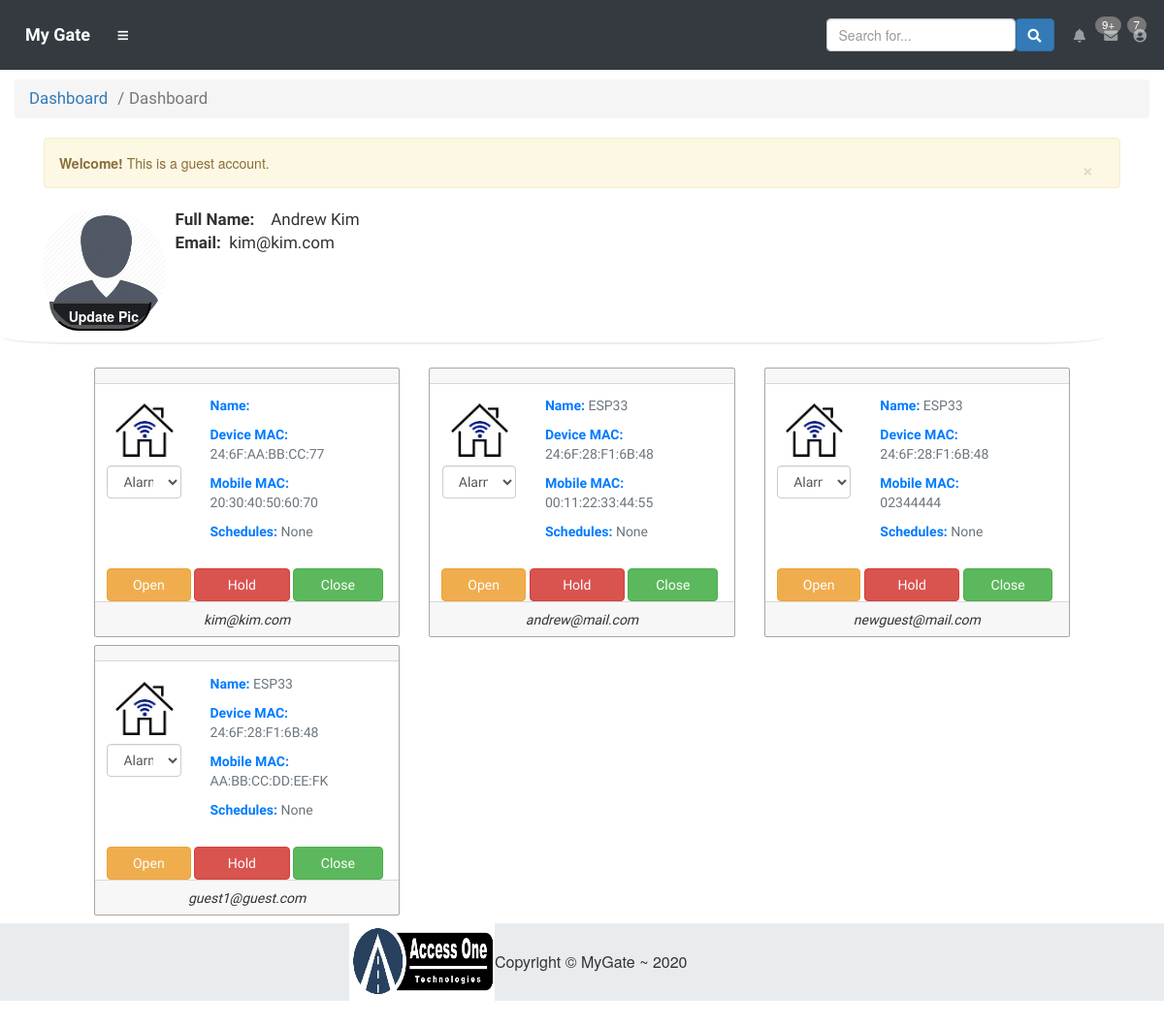
The app's page /dashboard_guest.php (signed in) with its own data.
### tables this page shows
CREATE TABLE `guest_users` (
  `id` int(50) NOT NULL,
  `parent_id` int(50) NOT NULL,
  `fullname` varchar(50) NOT NULL,
  `email` varchar(50) NOT NULL,
  `password` varchar(50) NOT NULL,
  `picture` varchar(100) NOT NULL DEFAULT 'default.png',
  `machine_mac` varchar(50) NOT NULL,
  `mobile_mac` varchar(50) NOT NULL,
  `is_restricted` tinyint(1) NOT NULL DEFAULT '0'
);

CREATE TABLE `user_and_devices` (
  `id` int(10) NOT NULL,
  `device_name` varchar(30) NOT NULL,
  `timezone` int(10) NOT NULL,
  `daylight_saving` tinyint(1) NOT NULL,
  `user_id` int(30) NOT NULL,
  `parent_id` int(10) NOT NULL,
  `machine_mac` varchar(64) NOT NULL,
  `mobile_mac` varchar(20) NOT NULL,
  `device_img` varchar(100) NOT NULL DEFAULT 'gate.jfif',
  `is_guest` tinyint(1) NOT NULL DEFAULT '0',
  `guest_name` varchar(20) NOT NULL,
  `action` text NOT NULL,
  `server_request` varchar(100) NOT NULL,
  `alarm` varchar(50) NOT NULL DEFAULT 'none',
  `device_status` text NOT NULL,
  `wifi_lan_ip` varchar(30) NOT NULL,
  `wifi_server_ip` varchar(30) NOT NULL,
  `date_time` varchar(20) NOT NULL,
  `active` tinyint(1) NOT NULL,
  `position_input` varchar(10) NOT NULL,
  `relay` varchar(10) NOT NULL,
  `momentary_time` int(10) NOT NULL,
  `open_btn` tinyint(1) NOT NULL DEFAULT '1',
  `hold_btn` tinyint(1) NOT NULL DEFAULT '1',
  `close_btn` tinyint(1) NOT NULL DEFAULT '1',
  `event` varchar(10) NOT NULL,
  `event_server` varchar(5) DEFAULT 'Lo',
  `position` varchar(10) NOT NULL,
  `relay_from_api` varchar(10) NOT NULL
);

### functions.php (called while the page is built, shortened)
<?php
function total_schedules_mac($con, $mac)
{
    $schedules = "";
    $sql = "SELECT * FROM schedule WHERE machine_mac='$mac'";
    $res = mysqli_query($con, $sql);
    if(mysqli_num_rows($res)){
        while($row = mysqli_fetch_array($res)){
            $schedules .= $row["sch_name"].' ('.date("g:i a", strtotime($row["start_time"])).' ~ '.date("g:i a", strtotime($row["end_time"])).')<br>';
        }
    }else{
        $schedules = "None";
    }
    return $schedules;
}

### cards-devices-guest.php (the view, shortened to what this page needs)
<div class="custom-container">
    <div class="row">
<?php
function get_device_name($mac, $con){
    $sql = "SELECT * FROM user_and_devices WHERE machine_mac='$mac'";
    $res = mysqli_query($con, $sql);
    $row = mysqli_fetch_array($res);
    return $row["device_name"];
}
    $sql = "SELECT * FROM $table_name WHERE $where";
    $res = mysqli_query($con, $sql);
    while($row = mysqli_fetch_assoc($res)){
?>
        <div class="col-md-4">
            <div class="col-md-inner">
                <div class="card border border-custom-color font-family-ubuntu" id="card-hover-effect">
                    <div class="card-header font-weight-bold"><?Php echo $row["first_name"].' '.$row["last_name"]; ?></div>
                    <div class="card-body row">
                        <div class="col-md-4">
                            <img src="images/<?php echo $img_name; ?>" class="img-responsive">
                            <select class="form-control" id="edited" name="cat" required="" onchange="alarm(this.value, '<?php echo $row["machine_mac"]; ?>');">
                                <option value="">Alarm</option>
                            </select>
                        </div>
                        <div class="col-md-6">
                            <div class="user-card-details">
                                <p class="text-primary font-weight-bold">
                                    Name:
                                    <span class="text-secondary font-weight-normal">
                                        <?php echo get_device_name($row["machine_mac"], $con); ?>
                                    </span>
                                </p>
                                <p class="text-primary font-weight-bold">
                                    Device MAC:
                                    <span class="text-secondary font-weight-normal">
                                        <?php echo $row["machine_mac"]; ?>
                                    </span>
                                </p>
                                <p class="text-primary font-weight-bold">
                                    Mobile MAC:
                                    <span class="text-secondary font-weight-normal">
                                        <?php echo $row["mobile_mac"]; ?>
                                    </span>
                                </p>
                                <p class="text-primary font-weight-bold">
                                    Schedules:
                                    <span class="text-secondary font-weight-normal">
                                        <?php echo total_schedules_mac($con, $row["machine_mac"]); ?>
                                    </span>
                                </p>
                            </div>
                        </div>
                    </div>
                    <div class="card_custom_footer">
                        <div class="m-t-2">
                            <a href="dashboard_guest.php?action=Open&machine_mac=<?php echo $row["machine_mac"]; ?>" class="btn btn-warning color-white"  style="width: 30%;">Open</a>
                            <a href="dashboard_guest.php?action=Hold&machine_mac=<?php echo $row["machine_mac"]; ?>" class="btn btn-danger color-white" style="width: 34%;">Hold</a>
                            <a href="dashboard_guest.php?action=Close&machine_mac=<?php echo $row["machine_mac"]; ?>" class="btn btn-success color-white" style="width: 32%;">Close</a></div>
                    </div>
                    <div class="card-footer font-italic text-center"><?php echo $row["email"]; ?></div>
                </div>
            </div>
        </div>
<?php  } ?>
    </div>
</div>

### dashboard_guest.php (shortened to what this page needs)
<?php
require 'parts/common_guest.php';
require 'functions.php';
$user_session_id = $_SESSION["id"];
$sql1 = "SELECT * FROM guest_users WHERE id=".$user_session_id;
$res1 = mysqli_query($con, $sql1);
$row = mysqli_fetch_assoc($res1);
?>
<div class="container">
    <div class="alert alert-warning alert-dismissible">
        <button type="button" class="close" data-dismiss="alert">&times;</button>
        <strong>Welcome!</strong> This is a guest account.
    </div>
</div>
<div class="container row" id="bottom-border-user-dashboard">
    <div class="col-md-12 d-flex">
        <div class="user-img">
            <img id="user-avartar" style="height: 129px; padding-left: 10%;margin-bottom: 8%" class="img-circle" src="images/users/<?php echo $row["picture"]; ?>">
            <button data-toggle="modal" data-target="#upload_img" class="upload-pic-btn" id="upload-img-btn">Update Pic</button>
        </div>
        <div class="user-report-details w-100" style="padding-left: 2%;">
            <div class="d-flex">
                <div>
                    <span style="font-family: 'PT Sans', sans-serif; font-size: 17px"><b>Full Name: &nbsp;&nbsp; </b> <?php echo $row["fullname"]; ?></span><br>
                    <span style="font-family: 'PT Sans', sans-serif; font-size: 17px"><b>Email:&nbsp; </b> <?php echo $row["email"]; ?></span><br>
                </div>
            </div>
        </div>
    </div>
</div>
<div class="row">
    <div class="col-md-12">
        <?php
        $table_name = "guest_users";
        $where = "parent_id =".$_SESSION["parent_id"];
        $img_name ="gate.jfif";
        require 'cards-devices-guest.php';
        ?>
    </div>
</div>
</div>
<?php require 'parts/footer.php'; ?>
</div>
</div>
</body>
</html>

### css/custom.css (style rules this page uses)
html, body { height: 100%; margin: 0; padding: 0; }
#card-hover-effect { margin-bottom: 8px; }
.border-custom-color { border-color: #6363638f !important; }
.font-family-ubuntu { font-family: 'Ubuntu', sans-serif; }
.user-card-details { display: block; }
.custom-container { margin-left: 7%; margin-right: 7%; }
.user-img { position: relative; }
.upload-pic-btn { position: absolute; bottom: 9%; left: 16%; background: #000000a6; color: white; padding: 3px 11px 3px 18px; border-radius: 0px 0px 32px 32px; font-weight: bold; }
button#upload-img-btn { display: block; }
#user-avartar { max-width: 145px; //box-shadow: 0px 0px 13px #b9b5b5; }
#bottom-border-user-dashboard { border-bottom: 2px solid #6f6f6f1f; margin-bottom: 2%; border-radius: 6%; }
.m-t-2 { margin-top: 2%; }
.color-white { color: white !important; }
.card_custom_footer { padding: 0px 12px; }

### records on screen
guest_users: picture (picture), fullname "Andrew Kim", email "kim@kim.com", machine_mac "24:6F:AA:BB:CC:77", mobile_mac "20:30:40:50:60:70", machine_mac "None"
guest_users: machine_mac.device_name "ESP33", machine_mac "24:6F:28:F1:6B:48", mobile_mac "00:11:22:33:44:55", machine_mac "None", email "andrew@mail.com"
guest_users: machine_mac.device_name "ESP33", machine_mac "24:6F:28:F1:6B:48", mobile_mac "02344444", machine_mac "None", email "newguest@mail.com"
guest_users: machine_mac.device_name "ESP33", machine_mac "24:6F:28:F1:6B:48", mobile_mac "AA:BB:CC:DD:EE:FK", machine_mac "None", email "guest1@guest.com"

### other values on screen
$current_page "Dashboard"
